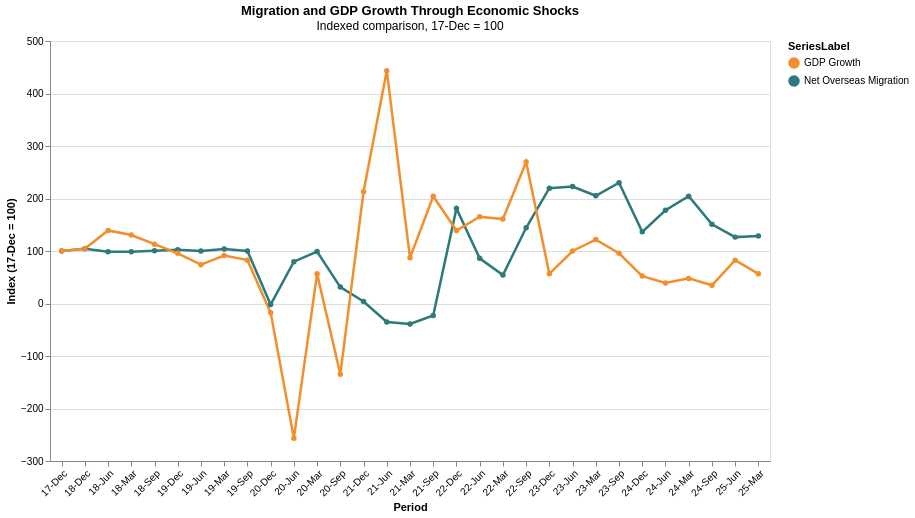

The specification (Vega-Lite) saved for this image:
### Vega-Lite specification from a JSON file in a GitHub repository (floating-point values rounded to 4 significant figures)
{"$schema": "https://vega.github.io/schema/vega-lite/v5.json", "width": 720, "height": 420, "data": {"values": [{"Period": "17-Dec", "Migration": 241.7, "GDP": 2.3}, {"Period": "18-Mar", "Migration": 238, "GDP": 3}, {"Period": "18-Jun", "Migration": 238.2, "GDP": 3.2}, {"Period": "18-Sep", "Migration": 242.3, "GDP": 2.6}, {"Period": "18-Dec", "Migration": 252.2, "GDP": 2.4}, {"Period": "19-Mar", "Migration": 250.7, "GDP": 2.1}, {"Period": "19-Jun", "Migration": 241.3, "GDP": 1.7}, {"Period": "19-Sep", "Migration": 242.0, "GDP": 1.9}, {"Period": "19-Dec", "Migration": 247.6, "GDP": 2.2}, {"Period": "20-Mar", "Migration": 239.2, "GDP": 1.3}, {"Period": "20-Jun", "Migration": 192.7, "GDP": -5.9}, {"Period": "20-Sep", "Migration": 75.61, "GDP": -3.1}, {"Period": "20-Dec", "Migration": -4.97, "GDP": -0.4}, {"Period": "21-Mar", "Migration": -94.34, "GDP": 2}, {"Period": "21-Jun", "Migration": -84.94, "GDP": 10.2}, {"Period": "21-Sep", "Migration": -55.38, "GDP": 4.7}, {"Period": "21-Dec", "Migration": 9.3, "GDP": 4.9}, {"Period": "22-Mar", "Migration": 131.0, "GDP": 3.7}, {"Period": "22-Jun", "Migration": 207.9, "GDP": 3.8}, {"Period": "22-Sep", "Migration": 348.6, "GDP": 6.2}, {"Period": "22-Dec", "Migration": 437.9, "GDP": 3.2}, {"Period": "23-Mar", "Migration": 495.8, "GDP": 2.8}, {"Period": "23-Jun", "Migration": 538.3, "GDP": 2.3}, {"Period": "23-Sep", "Migration": 555.8, "GDP": 2.2}, {"Period": "23-Dec", "Migration": 530.6, "GDP": 1.3}, {"Period": "24-Mar", "Migration": 493.8, "GDP": 1.1}, {"Period": "24-Jun", "Migration": 429.2, "GDP": 0.9}, {"Period": "24-Sep", "Migration": 364.8, "GDP": 0.8}, {"Period": "24-Dec", "Migration": 329.9, "GDP": 1.2}, {"Period": "25-Mar", "Migration": 311.3, "GDP": 1.3}, {"Period": "25-Jun", "Migration": 305.6, "GDP": 1.9}]}, "transform": [{"calculate": "datum.Migration / 241.66 * 100", "as": "MigrationIndex"}, {"calculate": "datum.GDP / 2.3 * 100", "as": "GDPIndex"}, {"fold": ["MigrationIndex", "GDPIndex"], "as": ["Series", "IndexValue"]}, {"calculate": "datum.Series == 'MigrationIndex' ? 'Net Overseas Migration' : 'GDP Growth'", "as": "SeriesLabel"}], "mark": {"type": "line", "point": true, "strokeWidth": 2.5}, "encoding": {"x": {"field": "Period", "type": "ordinal", "title": "Period", "axis": {"labelAngle": -45}}, "y": {"field": "IndexValue", "type": "quantitative", "title": "Index (17-Dec = 100)"}, "color": {"field": "SeriesLabel", "type": "nominal", "scale": {"range": ["#F28E2B", "#2C7A7B"]}}, "tooltip": [{"field": "Period"}, {"field": "SeriesLabel", "title": "Series"}, {"field": "IndexValue", "format": ".1f", "title": "Index"}]}, "title": {"text": "Migration and GDP Growth Through Economic Shocks", "subtitle": "Indexed comparison, 17-Dec = 100"}}
